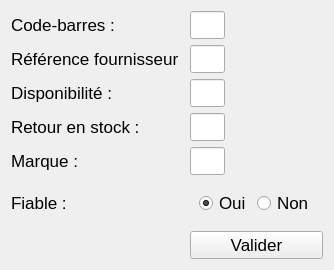
<?xml version="1.0" encoding="UTF-8"?>
<ui version="4.0">
 <class>Form</class>
 <widget class="QWidget" name="Form">
  <property name="geometry">
   <rect>
    <x>0</x>
    <y>0</y>
    <width>327</width>
    <height>254</height>
   </rect>
  </property>
  <property name="windowTitle">
   <string>Form</string>
  </property>
  <property name="styleSheet">
   <string notr="true">* {
	font-family : &quot;Arial&quot;;
	font-size : 17px;
}</string>
  </property>
  <layout class="QGridLayout" name="gridLayout">
   <item row="0" column="0">
    <widget class="QLabel" name="label">
     <property name="sizePolicy">
      <sizepolicy hsizetype="Preferred" vsizetype="Preferred">
       <horstretch>0</horstretch>
       <verstretch>0</verstretch>
      </sizepolicy>
     </property>
     <property name="text">
      <string>Code-barres :</string>
     </property>
    </widget>
   </item>
   <item row="5" column="1">
    <widget class="QWidget" name="confiance" native="true">
     <layout class="QHBoxLayout" name="horizontalLayout_6">
      <item>
       <widget class="QRadioButton" name="confiance_oui">
        <property name="text">
         <string>Oui</string>
        </property>
        <property name="checked">
         <bool>true</bool>
        </property>
       </widget>
      </item>
      <item>
       <widget class="QRadioButton" name="confiance_non">
        <property name="text">
         <string>Non</string>
        </property>
       </widget>
      </item>
     </layout>
    </widget>
   </item>
   <item row="0" column="1">
    <widget class="QLineEdit" name="code_barre">
     <property name="sizePolicy">
      <sizepolicy hsizetype="Minimum" vsizetype="Fixed">
       <horstretch>0</horstretch>
       <verstretch>0</verstretch>
      </sizepolicy>
     </property>
     <property name="maximumSize">
      <size>
       <width>35</width>
       <height>16777215</height>
      </size>
     </property>
     <property name="maxLength">
      <number>3</number>
     </property>
    </widget>
   </item>
   <item row="2" column="1">
    <widget class="QLineEdit" name="disponibilite">
     <property name="sizePolicy">
      <sizepolicy hsizetype="Minimum" vsizetype="Fixed">
       <horstretch>0</horstretch>
       <verstretch>0</verstretch>
      </sizepolicy>
     </property>
     <property name="maximumSize">
      <size>
       <width>35</width>
       <height>16777215</height>
      </size>
     </property>
     <property name="maxLength">
      <number>3</number>
     </property>
    </widget>
   </item>
   <item row="3" column="1">
    <widget class="QLineEdit" name="retour_en_stock">
     <property name="sizePolicy">
      <sizepolicy hsizetype="Minimum" vsizetype="Fixed">
       <horstretch>0</horstretch>
       <verstretch>0</verstretch>
      </sizepolicy>
     </property>
     <property name="maximumSize">
      <size>
       <width>35</width>
       <height>16777215</height>
      </size>
     </property>
     <property name="maxLength">
      <number>3</number>
     </property>
    </widget>
   </item>
   <item row="4" column="0">
    <widget class="QLabel" name="label_5">
     <property name="text">
      <string>Marque :</string>
     </property>
    </widget>
   </item>
   <item row="1" column="1">
    <widget class="QLineEdit" name="reference_fournisseur">
     <property name="sizePolicy">
      <sizepolicy hsizetype="Minimum" vsizetype="Fixed">
       <horstretch>0</horstretch>
       <verstretch>0</verstretch>
      </sizepolicy>
     </property>
     <property name="maximumSize">
      <size>
       <width>35</width>
       <height>16777215</height>
      </size>
     </property>
     <property name="maxLength">
      <number>3</number>
     </property>
    </widget>
   </item>
   <item row="3" column="0">
    <widget class="QLabel" name="label_4">
     <property name="text">
      <string>Retour en stock :</string>
     </property>
    </widget>
   </item>
   <item row="4" column="1">
    <widget class="QLineEdit" name="marque">
     <property name="sizePolicy">
      <sizepolicy hsizetype="Minimum" vsizetype="Fixed">
       <horstretch>0</horstretch>
       <verstretch>0</verstretch>
      </sizepolicy>
     </property>
     <property name="maximumSize">
      <size>
       <width>35</width>
       <height>16777215</height>
      </size>
     </property>
     <property name="maxLength">
      <number>3</number>
     </property>
    </widget>
   </item>
   <item row="5" column="0">
    <widget class="QLabel" name="label_6">
     <property name="text">
      <string>Fiable :</string>
     </property>
    </widget>
   </item>
   <item row="6" column="1">
    <widget class="QPushButton" name="valider">
     <property name="text">
      <string>Valider</string>
     </property>
    </widget>
   </item>
   <item row="1" column="0">
    <widget class="QLabel" name="label_2">
     <property name="sizePolicy">
      <sizepolicy hsizetype="Preferred" vsizetype="Preferred">
       <horstretch>0</horstretch>
       <verstretch>0</verstretch>
      </sizepolicy>
     </property>
     <property name="minimumSize">
      <size>
       <width>173</width>
       <height>0</height>
      </size>
     </property>
     <property name="text">
      <string>Référence fournisseur :</string>
     </property>
    </widget>
   </item>
   <item row="2" column="0">
    <widget class="QLabel" name="label_3">
     <property name="sizePolicy">
      <sizepolicy hsizetype="Fixed" vsizetype="Preferred">
       <horstretch>0</horstretch>
       <verstretch>0</verstretch>
      </sizepolicy>
     </property>
     <property name="text">
      <string>Disponibilité :</string>
     </property>
    </widget>
   </item>
  </layout>
 </widget>
 <resources/>
 <connections/>
</ui>
